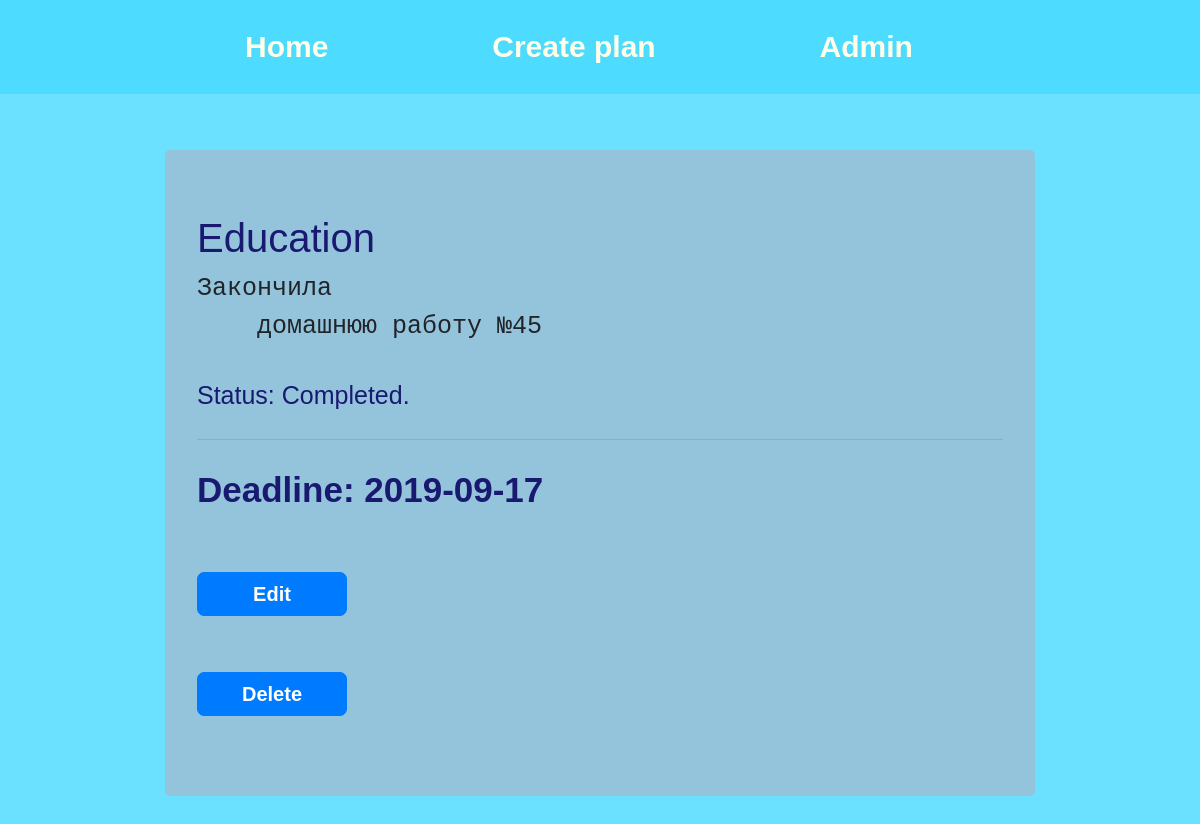
The app's page /plan/89/ with its own data.
### webapp/models.py (models this page shows, shortened)
class Plan(models.Model):
    title = models.CharField(max_length=200, verbose_name='Plan name')
    text = models.TextField(max_length=3000, null=True, blank=True, verbose_name='Description')
    status = models.CharField(max_length=20, null=False, blank=False, verbose_name='Status', default=STATUS_CHOICES[0][0],
                              choices=STATUS_CHOICES)
    deadline = models.DateField(max_length=10, null=True, blank=True, default='', verbose_name='Deadline')

### webapp/views.py (the view)
# urls.py: path('plan/<int:pk>/', plan_view, name='view_plan'),
def plan_view(request, pk):
    plan = get_object_or_404(Plan, pk=pk)
    return render(request, 'plan_view.html', context={
        'plan': plan
    })

### webapp/templates/plan_view.html (shortened to what this page needs)
{% extends 'base.html'%}
{%  block content %}
    <div class="jumbotron">
        <h1 class="title_card">{{ plan.title }}</h1>
        <pre><p class="lead">{{ plan.text }}</p></pre>
        <p class="lead">Status: {{ plan.get_status_display }}.</p>
        <hr class="my-4">
        <p class="date">Deadline: {{ plan.deadline|date:'Y-m-d' }}</p>
        <p><a href="{% url 'edit_plan' plan.pk %}" class="btn btn-primary" >Edit</a></p>
        <p><a href="{% url 'delete_plan' plan.pk %}" class="btn btn-primary">Delete</a></p>
    </div>
{% endblock %}

### webapp/static/css/style.css (style rules this page uses)
body { font-family: Arial, sans-serif; background-color: rgba(77, 219, 255, 0.83); color: #222222; margin-top: 60px; }
.btn { font-size: 20px; border-radius: 7px; width: 150px; font-weight: bold; margin-top: 40px; }
.jumbotron { margin-top: 150px; background-color: #94c4dc; color: midnightblue; }
.title_card { font-size: 40px; }
.date { font-size: 35px; font-weight: bold; }
.lead { font-size: 25px; }

### records on screen
Plan: title "Education", text "Закончила домашнюю работу №45", status "Completed", deadline "2019-09-17"
